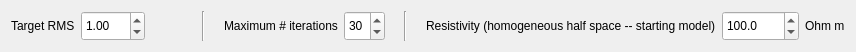
  <widget class="QWidget" name="layoutWidget">
   <property name="geometry">
    <rect>
     <x>20</x>
     <y>527</y>
     <width>856</width>
     <height>34</height>
    </rect>
   </property>
   <layout class="QHBoxLayout" name="horizontalLayout_36">
    <item>
     <layout class="QHBoxLayout" name="horizontalLayout_31">
      <item>
       <widget class="QLabel" name="label_17">
        <property name="text">
         <string>Target RMS</string>
        </property>
        <property name="buddy">
         <cstring>doubleSpinBox_rms</cstring>
        </property>
       </widget>
      </item>
      <item>
       <widget class="QDoubleSpinBox" name="doubleSpinBox_rms">
        <property name="sizePolicy">
         <sizepolicy hsizetype="Minimum" vsizetype="MinimumExpanding">
          <horstretch>0</horstretch>
          <verstretch>0</verstretch>
         </sizepolicy>
        </property>
        <property name="minimumSize">
         <size>
          <width>0</width>
          <height>30</height>
         </size>
        </property>
        <property name="maximumSize">
         <size>
          <width>16777215</width>
          <height>30</height>
         </size>
        </property>
        <property name="minimum">
         <double>0.010000000000000</double>
        </property>
        <property name="maximum">
         <double>100.000000000000000</double>
        </property>
        <property name="singleStep">
         <double>0.010000000000000</double>
        </property>
        <property name="value">
         <double>1.000000000000000</double>
        </property>
       </widget>
      </item>
      <item>
       <spacer name="horizontalSpacer_34">
        <property name="orientation">
         <enum>Qt::Horizontal</enum>
        </property>
        <property name="sizeHint" stdset="0">
         <size>
          <width>13</width>
          <height>20</height>
         </size>
        </property>
       </spacer>
      </item>
     </layout>
    </item>
    <item>
     <widget class="Line" name="line_7">
      <property name="orientation">
       <enum>Qt::Vertical</enum>
      </property>
     </widget>
    </item>
    <item>
     <layout class="QHBoxLayout" name="horizontalLayout_35">
      <item>
       <spacer name="horizontalSpacer_24">
        <property name="orientation">
         <enum>Qt::Horizontal</enum>
        </property>
        <property name="sizeHint" stdset="0">
         <size>
          <width>13</width>
          <height>20</height>
         </size>
        </property>
       </spacer>
      </item>
      <item>
       <widget class="QLabel" name="label_16">
        <property name="sizePolicy">
         <sizepolicy hsizetype="Preferred" vsizetype="Preferred">
          <horstretch>0</horstretch>
          <verstretch>0</verstretch>
         </sizepolicy>
        </property>
        <property name="text">
         <string>Maximum # iterations</string>
        </property>
        <property name="buddy">
         <cstring>spinBox_max_no_iterations</cstring>
        </property>
       </widget>
      </item>
      <item>
       <widget class="QSpinBox" name="spinBox_max_no_iterations">
        <property name="sizePolicy">
         <sizepolicy hsizetype="Preferred" vsizetype="Preferred">
          <horstretch>0</horstretch>
          <verstretch>0</verstretch>
         </sizepolicy>
        </property>
        <property name="minimumSize">
         <size>
          <width>0</width>
          <height>30</height>
         </size>
        </property>
        <property name="maximumSize">
         <size>
          <width>50</width>
          <height>30</height>
         </size>
        </property>
        <property name="minimum">
         <number>1</number>
        </property>
        <property name="value">
         <number>30</number>
        </property>
       </widget>
      </item>
      <item>
       <spacer name="horizontalSpacer_38">
        <property name="orientation">
         <enum>Qt::Horizontal</enum>
        </property>
        <property name="sizeHint" stdset="0">
         <size>
          <width>13</width>
          <height>20</height>
         </size>
        </property>
       </spacer>
      </item>
     </layout>
    </item>
    <item>
     <widget class="Line" name="line_8">
      <property name="orientation">
       <enum>Qt::Vertical</enum>
      </property>
     </widget>
    </item>
    <item>
     <layout class="QHBoxLayout" name="horizontalLayout_32">
      <item>
       <spacer name="horizontalSpacer_39">
        <property name="orientation">
         <enum>Qt::Horizontal</enum>
        </property>
        <property name="sizeHint" stdset="0">
         <size>
          <width>13</width>
          <height>20</height>
         </size>
        </property>
       </spacer>
      </item>
      <item>
       <widget class="QLabel" name="label_24">
        <property name="text">
         <string>Resistivity (homogeneous half space -- starting model)</string>
        </property>
        <property name="buddy">
         <cstring>doubleSpinBox_rhostart</cstring>
        </property>
       </widget>
      </item>
      <item>
       <widget class="QDoubleSpinBox" name="doubleSpinBox_rhostart">
        <property name="sizePolicy">
         <sizepolicy hsizetype="MinimumExpanding" vsizetype="Fixed">
          <horstretch>0</horstretch>
          <verstretch>0</verstretch>
         </sizepolicy>
        </property>
        <property name="minimumSize">
         <size>
          <width>0</width>
          <height>30</height>
         </size>
        </property>
        <property name="maximumSize">
         <size>
          <width>16777215</width>
          <height>30</height>
         </size>
        </property>
        <property name="decimals">
         <number>1</number>
        </property>
        <property name="maximum">
         <double>100000.000000000000000</double>
        </property>
        <property name="value">
         <double>100.000000000000000</double>
        </property>
       </widget>
      </item>
      <item>
       <widget class="QLabel" name="label_30">
        <property name="text">
         <string>Ohm m</string>
        </property>
       </widget>
      </item>
     </layout>
    </item>
   </layout>
  </widget>
